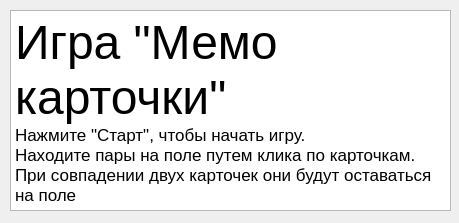
<?xml version="1.0" encoding="UTF-8"?>
<ui version="4.0">
 <class>HelpWindow</class>
 <widget class="QDialog" name="HelpWindow">
  <property name="geometry">
   <rect>
    <x>0</x>
    <y>0</y>
    <width>459</width>
    <height>223</height>
   </rect>
  </property>
  <property name="sizePolicy">
   <sizepolicy hsizetype="Fixed" vsizetype="Fixed">
    <horstretch>0</horstretch>
    <verstretch>0</verstretch>
   </sizepolicy>
  </property>
  <property name="windowTitle">
   <string>Помощь</string>
  </property>
  <property name="modal">
   <bool>true</bool>
  </property>
  <widget class="QTextBrowser" name="textBrowser">
   <property name="geometry">
    <rect>
     <x>10</x>
     <y>10</y>
     <width>441</width>
     <height>201</height>
    </rect>
   </property>
   <property name="html">
    <string>&lt;!DOCTYPE HTML PUBLIC &quot;-//W3C//DTD HTML 4.0//EN&quot; &quot;http://www.w3.org/TR/REC-html40/strict.dtd&quot;&gt;
&lt;html&gt;&lt;head&gt;&lt;meta name=&quot;qrichtext&quot; content=&quot;1&quot; /&gt;&lt;meta charset=&quot;utf-8&quot; /&gt;&lt;style type=&quot;text/css&quot;&gt;
p, li { white-space: pre-wrap; }
hr { height: 1px; border-width: 0; }
&lt;/style&gt;&lt;/head&gt;&lt;body style=&quot; font-family:'.AppleSystemUIFont'; font-size:13pt; font-weight:400; font-style:normal;&quot;&gt;
&lt;p style=&quot; margin-top:0px; margin-bottom:0px; margin-left:0px; margin-right:0px; -qt-block-indent:0; text-indent:0px;&quot;&gt;&lt;span style=&quot; font-size:36pt;&quot;&gt;Игра &amp;quot;Мемо карточки&amp;quot;&lt;/span&gt;&lt;/p&gt;
&lt;p style=&quot; margin-top:0px; margin-bottom:0px; margin-left:0px; margin-right:0px; -qt-block-indent:0; text-indent:0px;&quot;&gt;Нажмите &amp;quot;Старт&amp;quot;, чтобы начать игру.&lt;/p&gt;
&lt;p style=&quot; margin-top:0px; margin-bottom:0px; margin-left:0px; margin-right:0px; -qt-block-indent:0; text-indent:0px;&quot;&gt;Находите пары на поле путем клика по карточкам.&lt;/p&gt;
&lt;p style=&quot; margin-top:0px; margin-bottom:0px; margin-left:0px; margin-right:0px; -qt-block-indent:0; text-indent:0px;&quot;&gt;При совпадении двух карточек они будут оставаться на поле&lt;/p&gt;&lt;/body&gt;&lt;/html&gt;</string>
   </property>
  </widget>
 </widget>
 <resources/>
 <connections/>
</ui>
